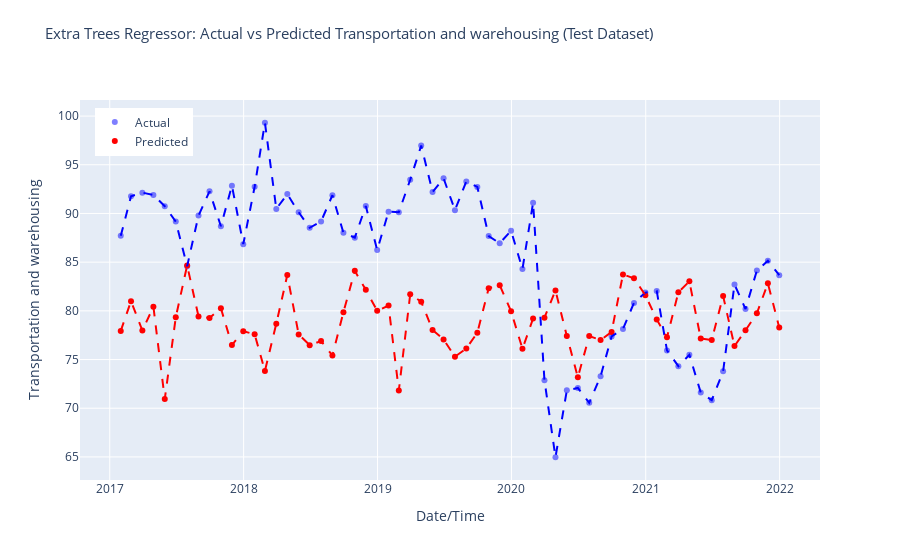

The notebook cell saved with this chart:
### Code cell
# Make predictions on the test dataset
predictions = pycr.predict_model(model, data = test_data)
r2 = r2_score(predictions['Transportation and warehousing'], predictions['prediction_label'])
print('R-squared (R2) Score:', r2)


# Sort predictions DataFrame by index
predictions.sort_index(inplace=True)

# Create Plotly figure
fig = make_subplots(rows=1, cols=1, shared_xaxes=True, shared_yaxes=True)

# Add scatter plot for actual values
fig.add_trace(go.Scatter(x=predictions.index, y=predictions['Transportation and warehousing'],
                         mode='markers', marker=dict(color='blue', opacity=0.5),
                         name='Actual'), row=1, col=1)

# Add scatter plot for predicted values
fig.add_trace(go.Scatter(x=predictions.index, y=predictions['prediction_label'],
                         mode='markers', marker=dict(color='red'),
                         name='Predicted'), row=1, col=1)

# Add lines for sorted actual values
fig.add_trace(go.Scatter(x=predictions.index, y=predictions['Transportation and warehousing'].sort_index(),
                         mode='lines', line=dict(color='blue', dash='dash'),
                         showlegend=False), row=1, col=1)

# Add lines for sorted predicted values
fig.add_trace(go.Scatter(x=predictions.index, y=predictions['prediction_label'].sort_index(),
                         mode='lines', line=dict(color='red', dash='dash'),
                         showlegend=False), row=1, col=1)

fig.update_layout(title_text='Extra Trees Regressor: Actual vs Predicted Transportation and warehousing (Test Dataset)',
                  title_font_size=15, title_y=0.95,
                  xaxis_title='Date/Time', yaxis_title='Transportation and warehousing',
                  legend=dict(x=0.02, y=0.98),
                  grid=dict(rows=1, columns=1, ygap=0.2))

# Show interactive plot
fig.show()
